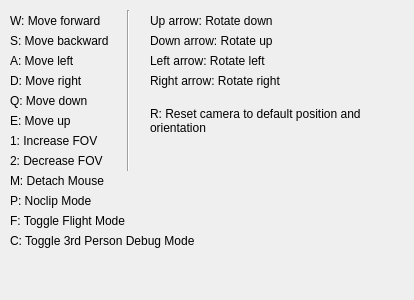
<?xml version="1.0" encoding="UTF-8"?>
<ui version="4.0">
 <class>CameraControlsHelp</class>
 <widget class="QWidget" name="CameraControlsHelp">
  <property name="geometry">
   <rect>
    <x>0</x>
    <y>0</y>
    <width>414</width>
    <height>300</height>
   </rect>
  </property>
  <property name="windowTitle">
   <string>Camera Controls</string>
  </property>
  <widget class="QLabel" name="label">
   <property name="geometry">
    <rect>
     <x>10</x>
     <y>10</y>
     <width>111</width>
     <height>21</height>
    </rect>
   </property>
   <property name="text">
    <string>W: Move forward</string>
   </property>
   <property name="alignment">
    <set>Qt::AlignmentFlag::AlignLeading|Qt::AlignmentFlag::AlignLeft|Qt::AlignmentFlag::AlignVCenter</set>
   </property>
  </widget>
  <widget class="QLabel" name="label_2">
   <property name="geometry">
    <rect>
     <x>10</x>
     <y>30</y>
     <width>111</width>
     <height>21</height>
    </rect>
   </property>
   <property name="text">
    <string>S: Move backward</string>
   </property>
   <property name="alignment">
    <set>Qt::AlignmentFlag::AlignLeading|Qt::AlignmentFlag::AlignLeft|Qt::AlignmentFlag::AlignVCenter</set>
   </property>
  </widget>
  <widget class="QLabel" name="label_3">
   <property name="geometry">
    <rect>
     <x>10</x>
     <y>50</y>
     <width>111</width>
     <height>21</height>
    </rect>
   </property>
   <property name="text">
    <string>A: Move left</string>
   </property>
   <property name="alignment">
    <set>Qt::AlignmentFlag::AlignLeading|Qt::AlignmentFlag::AlignLeft|Qt::AlignmentFlag::AlignVCenter</set>
   </property>
  </widget>
  <widget class="QLabel" name="label_4">
   <property name="geometry">
    <rect>
     <x>10</x>
     <y>70</y>
     <width>111</width>
     <height>21</height>
    </rect>
   </property>
   <property name="text">
    <string>D: Move right</string>
   </property>
   <property name="alignment">
    <set>Qt::AlignmentFlag::AlignLeading|Qt::AlignmentFlag::AlignLeft|Qt::AlignmentFlag::AlignVCenter</set>
   </property>
  </widget>
  <widget class="QLabel" name="label_5">
   <property name="geometry">
    <rect>
     <x>150</x>
     <y>30</y>
     <width>181</width>
     <height>21</height>
    </rect>
   </property>
   <property name="text">
    <string>Down arrow: Rotate up</string>
   </property>
   <property name="alignment">
    <set>Qt::AlignmentFlag::AlignLeading|Qt::AlignmentFlag::AlignLeft|Qt::AlignmentFlag::AlignVCenter</set>
   </property>
  </widget>
  <widget class="QLabel" name="label_6">
   <property name="geometry">
    <rect>
     <x>150</x>
     <y>10</y>
     <width>181</width>
     <height>21</height>
    </rect>
   </property>
   <property name="text">
    <string>Up arrow: Rotate down</string>
   </property>
   <property name="alignment">
    <set>Qt::AlignmentFlag::AlignLeading|Qt::AlignmentFlag::AlignLeft|Qt::AlignmentFlag::AlignVCenter</set>
   </property>
  </widget>
  <widget class="QLabel" name="label_7">
   <property name="geometry">
    <rect>
     <x>150</x>
     <y>70</y>
     <width>181</width>
     <height>21</height>
    </rect>
   </property>
   <property name="text">
    <string>Right arrow: Rotate right</string>
   </property>
   <property name="alignment">
    <set>Qt::AlignmentFlag::AlignLeading|Qt::AlignmentFlag::AlignLeft|Qt::AlignmentFlag::AlignVCenter</set>
   </property>
  </widget>
  <widget class="QLabel" name="label_8">
   <property name="geometry">
    <rect>
     <x>150</x>
     <y>50</y>
     <width>171</width>
     <height>21</height>
    </rect>
   </property>
   <property name="text">
    <string>Left arrow: Rotate left</string>
   </property>
   <property name="alignment">
    <set>Qt::AlignmentFlag::AlignLeading|Qt::AlignmentFlag::AlignLeft|Qt::AlignmentFlag::AlignVCenter</set>
   </property>
  </widget>
  <widget class="QLabel" name="label_9">
   <property name="geometry">
    <rect>
     <x>10</x>
     <y>90</y>
     <width>111</width>
     <height>21</height>
    </rect>
   </property>
   <property name="text">
    <string>Q: Move down</string>
   </property>
   <property name="alignment">
    <set>Qt::AlignmentFlag::AlignLeading|Qt::AlignmentFlag::AlignLeft|Qt::AlignmentFlag::AlignVCenter</set>
   </property>
  </widget>
  <widget class="QLabel" name="label_10">
   <property name="geometry">
    <rect>
     <x>10</x>
     <y>110</y>
     <width>111</width>
     <height>21</height>
    </rect>
   </property>
   <property name="text">
    <string>E: Move up</string>
   </property>
   <property name="alignment">
    <set>Qt::AlignmentFlag::AlignLeading|Qt::AlignmentFlag::AlignLeft|Qt::AlignmentFlag::AlignVCenter</set>
   </property>
  </widget>
  <widget class="QLabel" name="label_13">
   <property name="geometry">
    <rect>
     <x>10</x>
     <y>130</y>
     <width>141</width>
     <height>21</height>
    </rect>
   </property>
   <property name="text">
    <string>1: Increase FOV</string>
   </property>
   <property name="alignment">
    <set>Qt::AlignmentFlag::AlignLeading|Qt::AlignmentFlag::AlignLeft|Qt::AlignmentFlag::AlignVCenter</set>
   </property>
  </widget>
  <widget class="QLabel" name="label_14">
   <property name="geometry">
    <rect>
     <x>10</x>
     <y>150</y>
     <width>141</width>
     <height>21</height>
    </rect>
   </property>
   <property name="text">
    <string>2: Decrease FOV</string>
   </property>
   <property name="alignment">
    <set>Qt::AlignmentFlag::AlignLeading|Qt::AlignmentFlag::AlignLeft|Qt::AlignmentFlag::AlignVCenter</set>
   </property>
  </widget>
  <widget class="Line" name="line">
   <property name="geometry">
    <rect>
     <x>113</x>
     <y>10</y>
     <width>31</width>
     <height>161</height>
    </rect>
   </property>
   <property name="orientation">
    <enum>Qt::Orientation::Vertical</enum>
   </property>
  </widget>
  <widget class="QLabel" name="label_11">
   <property name="geometry">
    <rect>
     <x>150</x>
     <y>100</y>
     <width>251</width>
     <height>41</height>
    </rect>
   </property>
   <property name="text">
    <string>R: Reset camera to default position and orientation</string>
   </property>
   <property name="alignment">
    <set>Qt::AlignmentFlag::AlignLeading|Qt::AlignmentFlag::AlignLeft|Qt::AlignmentFlag::AlignVCenter</set>
   </property>
   <property name="wordWrap">
    <bool>true</bool>
   </property>
  </widget>
  <widget class="QLabel" name="label_12">
   <property name="geometry">
    <rect>
     <x>10</x>
     <y>170</y>
     <width>151</width>
     <height>21</height>
    </rect>
   </property>
   <property name="text">
    <string>M: Detach Mouse</string>
   </property>
   <property name="alignment">
    <set>Qt::AlignmentFlag::AlignLeading|Qt::AlignmentFlag::AlignLeft|Qt::AlignmentFlag::AlignVCenter</set>
   </property>
  </widget>
  <widget class="QLabel" name="label_15">
   <property name="geometry">
    <rect>
     <x>10</x>
     <y>190</y>
     <width>151</width>
     <height>21</height>
    </rect>
   </property>
   <property name="text">
    <string>P: Noclip Mode</string>
   </property>
   <property name="alignment">
    <set>Qt::AlignmentFlag::AlignLeading|Qt::AlignmentFlag::AlignLeft|Qt::AlignmentFlag::AlignVCenter</set>
   </property>
  </widget>
  <widget class="QLabel" name="label_16">
   <property name="geometry">
    <rect>
     <x>10</x>
     <y>210</y>
     <width>151</width>
     <height>21</height>
    </rect>
   </property>
   <property name="text">
    <string>F: Toggle Flight Mode</string>
   </property>
   <property name="alignment">
    <set>Qt::AlignmentFlag::AlignLeading|Qt::AlignmentFlag::AlignLeft|Qt::AlignmentFlag::AlignVCenter</set>
   </property>
  </widget>
  <widget class="QLabel" name="label_17">
   <property name="geometry">
    <rect>
     <x>10</x>
     <y>230</y>
     <width>261</width>
     <height>21</height>
    </rect>
   </property>
   <property name="text">
    <string>C: Toggle 3rd Person Debug Mode</string>
   </property>
   <property name="alignment">
    <set>Qt::AlignmentFlag::AlignLeading|Qt::AlignmentFlag::AlignLeft|Qt::AlignmentFlag::AlignVCenter</set>
   </property>
  </widget>
 </widget>
 <resources/>
 <connections/>
</ui>
